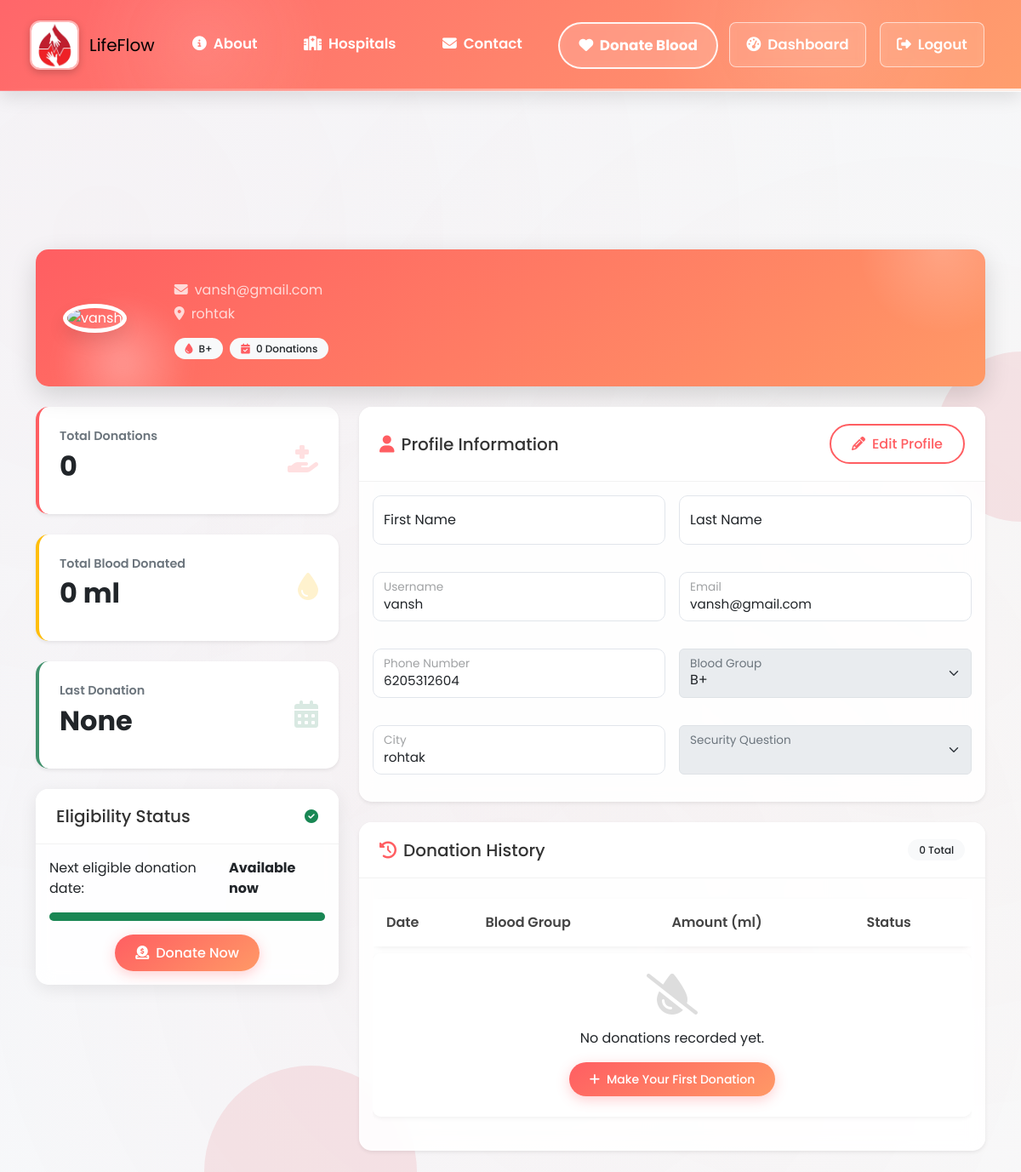
Screenshot of /profile/ (signed in) with the database file from the repository.
### core/models.py (models this page shows)
class CustomUser(AbstractUser):
    BLOOD_GROUP_CHOICES = [
        ('A+', 'A+'), ('A-', 'A-'),
        ('B+', 'B+'), ('B-', 'B-'),
        ('O+', 'O+'), ('O-', 'O-'),
        ('AB+', 'AB+'), ('AB-', 'AB-')
    ]
    phone = models.CharField(max_length=15)
    blood_group = models.CharField(max_length=5, choices=BLOOD_GROUP_CHOICES)
    city = models.CharField(max_length=100)
    security_question = models.CharField(max_length=50, choices=SECURITY_QUESTIONS, blank=True)
    security_answer = models.CharField(max_length=255, blank=True)
    profile_photo = models.ImageField(upload_to='profile_photos/', null=True, blank=True)

### core/views.py (the view, shortened to what this page needs)
# urls.py: path('profile/', views.profile_view, name='profile'),
@login_required
def profile_view(request):
    donations = Donation.objects.filter(donor=request.user).order_by('-date')
    return render(request, 'profile.html', {
        'donations': donations,
        'user': request.user
    })

### core/templates/profile.html (shortened to what this page needs)
{% extends "base.html" %}
{% load static %}
{% block content %}
<div class="container mt-5 pt-5">
    <div class="profile-header d-flex align-items-center mb-4">
        <div class="profile-image-wrapper me-4" style="position: relative; display: inline-block;">
            <div style="position: absolute; width: 160px; height: 160px; background: radial-gradient(circle, rgba(255,255,255,0.3) 0%, rgba(255,255,255,0) 70%); border-radius: 50%; top: -10px; left: -10px; filter: blur(10px);"></div>
            <img src="https://img.icons8.com/color/96/null/user-male-circle--v1.png" class="profile-avatar" alt="{{ user.username }}">
        </div>
        <div>
            <p class="mb-1 opacity-75"><i class="fas fa-envelope me-2"></i>{{ user.email }}</p>
            <p class="mb-2 opacity-75"><i class="fas fa-map-marker-alt me-2"></i>{{ user.city }}</p>
            <div class="d-flex mt-3">
                <span class="badge bg-light text-dark me-2"><i class="fas fa-tint me-1" style="color: #ff5e62;"></i> {{ user.blood_group }}</span>
                <span class="badge bg-light text-dark me-2"><i class="fas fa-calendar-check me-1" style="color: #ff5e62;"></i> {{ donations.count }} Donations</span>
            </div>
        </div>
    </div>
    <div class="row">
        <div class="col-lg-4 mb-4">
            <div class="stats-card primary shadow-sm">
                <div class="d-flex justify-content-between align-items-center">
                    <div>
                        <div class="label">Total Donations</div>
                        <div class="number">{{ donations.count }}</div>
                    </div>
                    <div class="icon">
                        <i class="fas fa-hand-holding-medical fa-2x" style="color: rgba(255, 94, 98, 0.2);"></i>
                    </div>
                </div>
            </div>
            <div class="stats-card warning shadow-sm">
                <div class="d-flex justify-content-between align-items-center">
                    <div>
                        <div class="label">Total Blood Donated</div>
                        <div class="number">{{ donations_total_ml|default:"0" }} ml</div>
                    </div>
                    <div class="icon">
                        <i class="fas fa-tint fa-2x" style="color: rgba(255, 190, 11, 0.2);"></i>
                    </div>
                </div>
            </div>
            <div class="stats-card success shadow-sm">
                <div class="d-flex justify-content-between align-items-center">
                    <div>
                        <div class="label">Last Donation</div>
                        <div class="number">{{ last_donation_date|default:"None" }}</div>
                    </div>
                    <div class="icon">
                        <i class="fas fa-calendar-alt fa-2x" style="color: rgba(64, 145, 108, 0.2);"></i>
                    </div>
                </div>
            </div>
            <div class="card mt-4">
                <div class="card-header d-flex justify-content-between align-items-center">
                    <h5 class="mb-0">Eligibility Status</h5>
                    <i class="fas fa-check-circle text-success"></i>
                </div>
                <div class="card-body">
                    <div class="d-flex justify-content-between mb-3">
                        <span>Next eligible donation date:</span>
                        <span class="fw-bold">{{ next_eligible_date|default:"Available now" }}</span>
                    </div>
                    <div class="progress mb-3" style="height: 10px;">
                        <div class="progress-bar bg-success" role="progressbar" style="width: 100%;" aria-valuenow="100" aria-valuemin="0" aria-valuemax="100"></div>
                    </div>
                    <div class="text-center">
                        <a href="{% url 'donate' %}" class="btn btn-gradient">
                            <i class="fas fa-donate me-2"></i>Donate Now
                        </a>
                    </div>
                </div>
            </div>
        </div>
        <div class="col-lg-8">
            <div class="card shadow-sm mb-4">
                <div class="card-header d-flex justify-content-between align-items-center">
                    <h5 class="mb-0"><i class="fas fa-user me-2" style="color: #ff5e62;"></i>Profile Information</h5>
                    <button class="btn btn-outline" id="editToggle">
                        <i class="fas fa-pencil-alt me-2"></i>Edit Profile
                    </button>
                </div>
                <div class="card-body">
                    <form method="POST" id="profileForm">
                        <div class="row g-3">
                            <div class="col-md-6">
                                <div class="form-floating mb-3">
                                    <input type="text" class="form-control" id="first_name" name="first_name" value="{{ user.first_name }}" placeholder="First Name" readonly>
                                    <label for="first_name">First Name</label>
                                </div>
                            </div>
                            <div class="col-md-6">
                                <div class="form-floating mb-3">
                                    <input type="text" class="form-control" id="last_name" name="last_name" value="{{ user.last_name }}" placeholder="Last Name" readonly>
                                    <label for="last_name">Last Name</label>
                                </div>
                            </div>
                            <div class="col-md-6">
                                <div class="form-floating mb-3">
                                    <input type="text" class="form-control" id="username" value="{{ user.username }}" placeholder="Username" readonly>
                                    <label for="username">Username</label>
                                </div>
                            </div>
                            <div class="col-md-6">
                                <div class="form-floating mb-3">
                                    <input type="email" class="form-control" id="email" name="email" value="{{ user.email }}" placeholder="Email" readonly>
                                    <label for="email">Email</label>
                                </div>
                            </div>
                            <div class="col-md-6">
                                <div class="form-floating mb-3">
                                    <input type="tel" class="form-control" id="phone" name="phone" value="{{ user.phone }}" placeholder="Phone Number" readonly>
                                    <label for="phone">Phone Number</label>
                                </div>
                            </div>
                            <div class="col-md-6">
                                <div class="form-floating mb-3">
                                    <select class="form-select" id="blood_group" name="blood_group" disabled>
                                        {% for choice in user.BLOOD_GROUP_CHOICES %}
                                            <option value="{{ choice.0 }}" {% if user.blood_group == choice.0 %}selected{% endif %}>
                                                {{ choice.1 }}
                                            </option>
                                        {% endfor %}
                                    </select>
                                    <label for="blood_group">Blood Group</label>
                                </div>
                            </div>
                            <div class="col-md-6">
                                <div class="form-floating mb-3">
                                    <input type="text" class="form-control" id="city" name="city" value="{{ user.city }}" placeholder="City" readonly>
                                    <label for="city">City</label>
                                </div>
                            </div>
                            <div class="col-md-6">
                                <div class="form-floating mb-3">
                                    <select class="form-select" id="security_question" name="security_question" disabled>
                                    </select>
                                    <label for="security_question">Security Question</label>
                                </div>
                            </div>
                        </div>
                    </form>
                </div>
            </div>
            <div class="card shadow-sm">
                <div class="card-header d-flex justify-content-between align-items-center">
                    <h5 class="mb-0"><i class="fas fa-history me-2" style="color: #ff5e62;"></i>Donation History</h5>
                    <span class="badge bg-light text-dark">{{ donations.count }} Total</span>
                </div>
                <div class="card-body">
                    <div class="table-responsive">
                        <table class="table">
                            <thead>
                                <tr>
                                    <th>Date</th>
                                    <th>Blood Group</th>
                                    <th>Amount (ml)</th>
                                    <th>Status</th>
                                </tr>
                            </thead>
                            <tbody>
                                {% for donation in donations %}
                                <tr>
                                    <td>{{ donation.date }}</td>
                                    <td><span class="badge bg-light text-dark"><i class="fas fa-tint me-1" style="color: #ff5e62;"></i> {{ donation.blood_group }}</span></td>
                                    <td>{{ donation.amount_ml }} ml</td>
                                    <td>
                                        {% if donation.status == 'Approved' %}
                                            <span class="badge bg-success">{{ donation.status }}</span>
                                        {% elif donation.status == 'Pending' %}
                                            <span class="badge bg-warning text-dark">{{ donation.status }}</span>
                                        {% else %}
                                            <span class="badge bg-secondary">{{ donation.status }}</span>
                                        {% endif %}
                                    </td>
                                </tr>
                                {% empty %}
                                <tr>
                                    <td colspan="4" class="text-center py-4">
                                        <div class="d-flex flex-column align-items-center">
                                            <i class="fas fa-tint-slash fa-3x mb-3" style="color: #ddd;"></i>
                                            <p class="mb-3">No donations recorded yet.</p>
                                            <a href="{% url 'donate' %}" class="btn btn-gradient btn-sm">
                                                <i class="fas fa-plus me-2"></i>Make Your First Donation
                                            </a>
                                        </div>
                                    </td>
                                </tr>
                                {% endfor %}
                            </tbody>
                        </table>
                    </div>
                </div>
            </div>
        </div>
    </div>
</div>
{% endblock %}

### core/templates/base.html (style rules this page uses)
body { font-family: 'Open Sans', sans-serif; scroll-behavior: smooth; margin: 0; padding: 0; background: linear-gradient(135deg, #f5f7fa 0%, #f8f9fa 100%); background-attachment: fixed; position: relative; }
body::before { content: ''; position: fixed; top: 0; left: 0; width: 100%; height: 100%; pointer-events: none; background: radial-gradient(circle at 10% 20%, rgba(255, 94, 98, 0.03) 0%, transparent 60%), radial-gradient(circle at 90% 50%, rgba(255, 153, 102, 0.03) 0%, transparent 70%), radial-gradient(circle at 50% 80%, rgba(220, 53, 69, 0.03) 0%, transparent 60%); z-index: -1; }
.card { border: none; border-radius: 10px; box-shadow: 0 10px 20px rgba(0, 0, 0, 0.05); transition: all 0.3s ease; overflow: hidden; background-color: rgba(255, 255, 255, 0.9); backdrop-filter: blur(10px); }
.container, .container-fluid { position: relative; z-index: 2; }

### core/templates/profile.html (style rules this page uses)
body { font-family: 'Poppins', sans-serif; background-color: #f8f9fa; }
.profile-header { background: linear-gradient(145deg, #ff5e62 0%, #ff9966 100%); color: white; border-radius: 15px; padding: 2rem; margin-bottom: 2rem; box-shadow: 0 10px 30px rgba(0, 0, 0, 0.15); position: relative; overflow: hidden; }
.profile-header::before { content: ''; position: absolute; width: 200px; height: 200px; background: radial-gradient(circle, rgba(255, 255, 255, 0.2) 0%, transparent 70%); top: -100px; right: -50px; border-radius: 50%; }
.profile-avatar { width: 120px; height: 120px; border-radius: 50%; border: 5px solid white; box-shadow: 0 10px 20px rgba(0, 0, 0, 0.1); object-fit: cover; margin-right: 2rem; }
.card { border: none; border-radius: 15px; box-shadow: 0 5px 20px rgba(0, 0, 0, 0.08); margin-bottom: 25px; transition: transform 0.3s ease, box-shadow 0.3s ease; overflow: hidden; }
.card-header { background: white; border-bottom: 1px solid rgba(0, 0, 0, 0.05); padding: 1.25rem 1.5rem; font-weight: 600; color: #333; }
.badge { padding: 0.4rem 0.8rem; border-radius: 50px; font-weight: 500; font-size: 0.75rem; }
.form-control { border-radius: 10px; padding: 0.6rem 1rem; border: 1px solid #e1e5eb; font-size: 0.95rem; transition: all 0.3s; }
.btn-gradient { background: linear-gradient(145deg, #ff5e62 0%, #ff9966 100%); border: none; color: white; border-radius: 50px; padding: 0.6rem 1.5rem; font-weight: 500; box-shadow: 0 4px 15px rgba(255, 94, 98, 0.3); transition: all 0.3s; }
.btn-outline { border: 2px solid #ff5e62; color: #ff5e62; background: transparent; border-radius: 50px; padding: 0.6rem 1.5rem; font-weight: 500; transition: all 0.3s; }
.table { border-collapse: separate; border-spacing: 0 0.5rem; }
.table tr { border-radius: 10px; box-shadow: 0 2px 5px rgba(0, 0, 0, 0.05); transition: all 0.3s; }
.table td, .table th { padding: 1rem; border: none; background: white; }
.table th { font-weight: 600; color: #444; }
.table tr td:first-child { border-top-left-radius: 10px; border-bottom-left-radius: 10px; }
.table tr td:last-child { border-top-right-radius: 10px; border-bottom-right-radius: 10px; }
.stats-card { padding: 1.5rem; border-radius: 15px; background: white; margin-bottom: 1.5rem; transition: all 0.3s; border-left: 4px solid transparent; }
.stats-card.primary { border-left-color: #ff5e62; }
.stats-card.warning { border-left-color: #ffbe0b; }
.stats-card.success { border-left-color: #40916c; }
.stats-card .number { font-size: 2rem; font-weight: 700; margin-bottom: 0.5rem; }
.stats-card .label { color: #6c757d; font-size: 0.9rem; font-weight: 600; }
.form-floating > .form-control:focus, .form-floating > .form-control:not(:placeholder-shown) { padding-top: 1.625rem; padding-bottom: 0.625rem; }
.form-floating > .form-control:focus ~ label, .form-floating > .form-control:not(:placeholder-shown) ~ label { opacity: .65; transform: scale(0.85) translateY(-0.5rem) translateX(0.15rem); }

### rows the page displays
CustomUser: email "vansh@gmail.com", city "rohtak", blood_group "B+", username "vansh", phone "6205312604"

### other values shown
{{ donations.count }} "0"
{{ donations_total_ml|default:"0" }} "0"
{{ last_donation_date|default:"None" }} "None"
{{ next_eligible_date|default:"Available now" }} "Available now"
